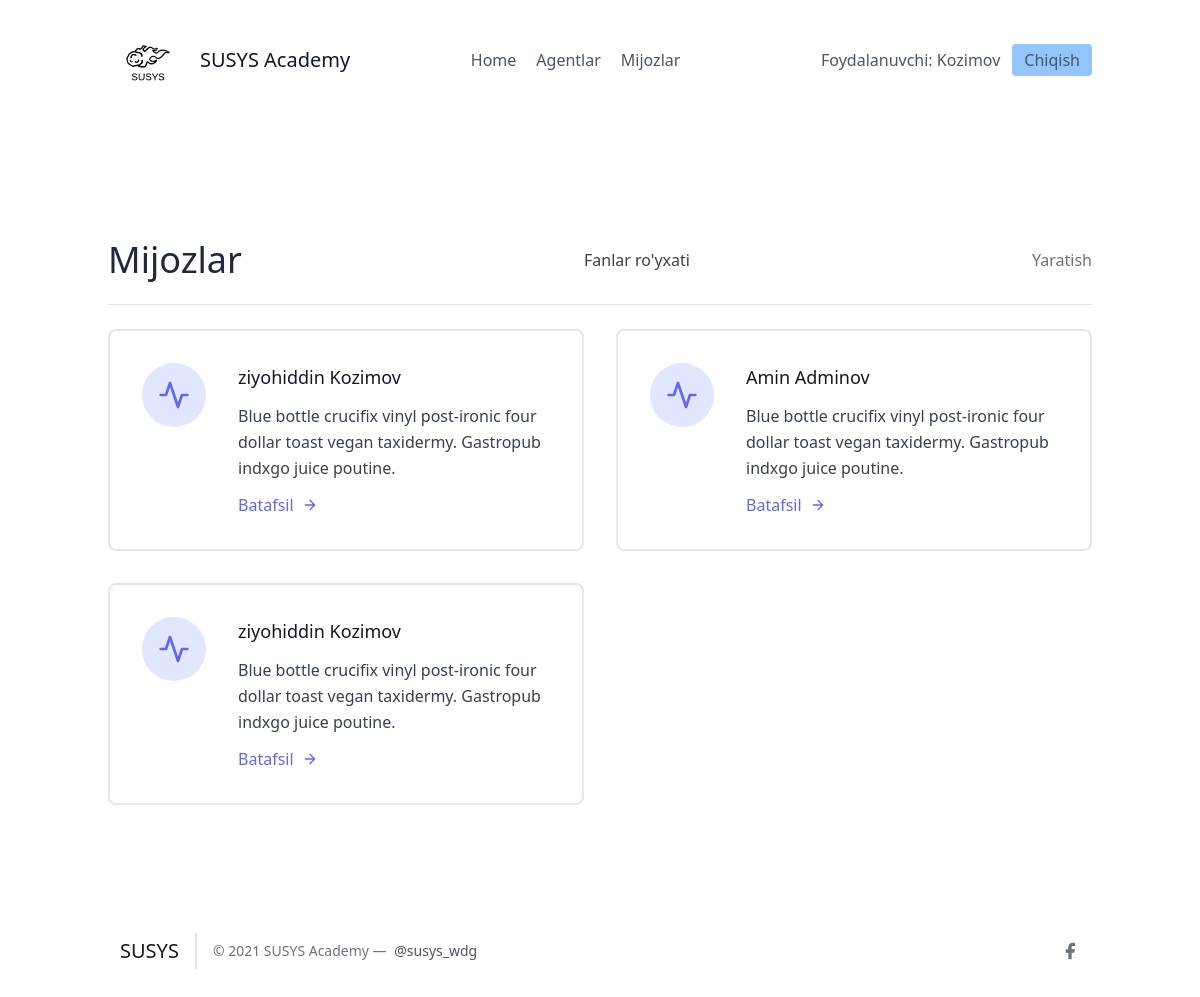
Screenshot of /leads/ (signed in) with the database file from the repository.
### leads/models.py (models this page shows, shortened)
class User(AbstractUser):
    is_organisor = models.BooleanField(default=True)
    is_agent = models.BooleanField(default=False)

class Lead(models.Model):
    ismi = models.CharField(max_length=20)
    familiyasi = models.CharField(max_length=20)
    yoshi = models.IntegerField(default=0)
    organisation = models.ForeignKey(UserProfile, on_delete=models.CASCADE)
    agent = models.ForeignKey("Agent", null=True, blank=True, on_delete=models.SET_NULL)
    category = models.ForeignKey("Category", related_name="leads", null=True, blank=True, on_delete=models.SET_NULL)

### leads/views.py (the view)
# urls.py: path('', LeadListView.as_view(), name="lead-list"),
class LeadListView(LoginRequiredMixin, ListView):
    template_name = "leads/leads_list.html"
    context_object_name = "leads"
    def get_queryset(self):
        user = self.request.user
        if user.is_organisor:
            queryset = Lead.objects.filter(organisation = user.userprofile)
        else:
            queryset = Lead.objects.filter(organisation = user.agent.organisation)
            queryset = queryset.filter(agent__user = self.request.user)
        return queryset
    def get_context_data(self, **kwargs):
        context = super(LeadListView, self).get_context_data(**kwargs)
        user = self.request.user
        if user.is_organisor:
            queryset = Lead.objects.filter(
                organisation = user.userprofile,
                agent__isnull = True
            )
            context.update({
                "unassigned_leads": queryset
            })
        return context

### leads/templates/leads/leads_list.html (shortened to what this page needs)
{% extends "base.html" %}
{% block content %}
<section class="text-gray-700 body-font">
    <div class="container px-5 py-24 mx-auto flex flex-wrap">
        <div class="w-full mb-6 py-6 flex justify-between items-center border-b border-gray-200">
            <div>
                <h1 class="text-4xl text-gray-800">Mijozlar</h1>
            </div>
            <a href="{% url 'leads:categories' %}">Fanlar ro'yxati</a>
            {% if request.user.is_organisor %}
            <div>
                <a class="text-gray-500 hover:text-blue-500" href="{% url 'leads:lead-create' %}">
                    Yaratish
                </a>
            </div>
            {% endif %}
        </div>
        <div class="flex flex-wrap -m-4">
            {% for lead in leads %}
            <div class="p-4 lg:w-1/2 md:w-full">
                <div class="flex border-2 rounded-lg border-gray-200 p-8 sm:flex-row flex-col">
                    <div class="w-16 h-16 sm:mr-8 sm:mb-0 mb-4 inline-flex items-center justify-center rounded-full bg-indigo-100 text-indigo-500 flex-shrink-0">
                        <svg fill="none" stroke="currentColor" stroke-linecap="round" stroke-linejoin="round" stroke-width="2" class="w-8 h-8" viewBox="0 0 24 24">
                            <path d="M22 12h-4l-3 9L9 3l-3 9H2"></path>
                        </svg>
                    </div>
                    <div class="flex-grow">
                        <h2 class="text-gray-900 text-lg title-font font-medium mb-3">
                            {{ lead.ismi }} {{ lead.familiyasi }}
                        </h2>
                        <p class="leading-relaxed text-base">
                            Blue bottle crucifix vinyl post-ironic four dollar toast vegan taxidermy. Gastropub indxgo juice poutine.
                        </p>
                        <a href="{% url 'leads:detallar' lead.pk %}" class="mt-3 text-indigo-500 inline-flex items-center">
                            Batafsil
                            <svg fill="none" stroke="currentColor" stroke-linecap="round" stroke-linejoin="round" stroke-width="2" class="w-4 h-4 ml-2" viewBox="0 0 24 24">
                                <path d="M5 12h14M12 5l7 7-7 7"></path>
                            </svg>
                        </a>
                    </div>
                </div>
            </div>
            {% endfor %}
        </div>
    </div>
</section>
{% endblock content %}

### frontend/details/navbar.html
{% load static %}
<header class="text-gray-600 body-font">
  <div class="container mx-auto flex flex-wrap p-5 flex-col md:flex-row items-center">
    <a class="flex title-font font-medium items-center text-gray-900 mb-4 md:mb-0">
      <img src="{% static 'img/logo-dark.png' %}" style="width: 80px;" alt="Logo">
      <span class="ml-3 text-xl">SUSYS Academy</span>
    </a>
    <nav class="md:ml-auto md:mr-auto flex flex-wrap items-center text-base justify-center">
      <a href="/" class="mr-5 hover:text-gray-900">Home</a>
    {% if not request.user.is_authenticated %}
      </nav>
        <button class="inline-flex items-center bg-blue-300 border-0 py-1 px-3 focus:outline-none hover:bg-blue-200 rounded text-base mt-4 md:mt-0" style="margin-right: 20px">
          <a  href="{% url 'signup' %}">Ro'yxatdan o'tish
          </a>
        </button>
    {% else %}
        {% if request.user.is_organisor %}
        <a href="/agents/" class="mr-5 hover:text-gray-900">Agentlar</a>
        {% endif %}
        <a href="/leads/" class="mr-5 hover:text-gray-900">Mijozlar</a>
      </nav>
    {% endif %}
    {% if request.user.is_authenticated %}
      Foydalanuvchi: {{ request.user.username }}
      <button class="ml-3 inline-flex items-center bg-blue-300 border-0 py-1 px-3 focus:outline-none hover:bg-blue-200 rounded text-base mt-4 md:mt-0">
        <a  href="{% url 'logout' %}">Chiqish
        </a>
      </button>
    {% else %}
    <button class="inline-flex items-center bg-blue-300 border-0 py-1 px-3 focus:outline-none hover:bg-blue-200 rounded text-base mt-4 md:mt-0">
      <a href="{% url 'login' %}">Kirish
    </a>
    </button>
    {% endif %}
  </div>
</header>

### rows the page displays
User: user.username "Kozimov"
Lead: ismi "ziyohiddin", familiyasi "Kozimov"
Lead: ismi "Amin", familiyasi "Adminov"
Lead: ismi "ziyohiddin", familiyasi "Kozimov"
